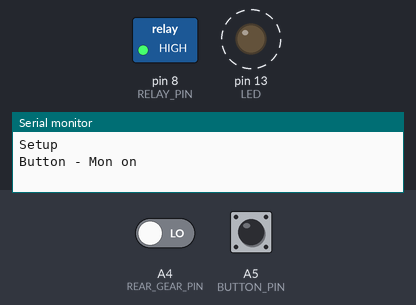
This sketch was run on a simulated Arduino Uno, built with avr-gcc and run on an emulated ATmega328P. Shown: switched loads named in the sketch (green lamp = pin HIGH), output pins drawn as LEDs (lit = HIGH), the last lines printed to the serial monitor. Dashed ring = blinking. The inputs (shaded band) are chosen by the test bench; at power-on: A5 (BUTTON_PIN) LOW, A4 (REAR_GEAR_PIN) LOW.

Above: at 1.19 s.
1.5 s: A5 (BUTTON_PIN) pulled HIGH for 0.2 s
4.5 s: A4 (REAR_GEAR_PIN) driven HIGH
At 5.11 s:
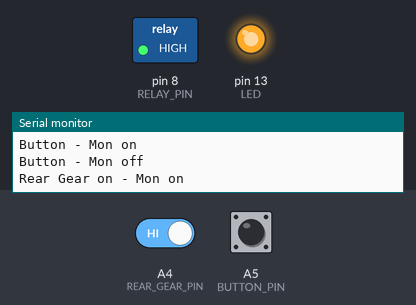
7.5 s: A5 (BUTTON_PIN) pulled HIGH for 1 s
10.5 s: A5 (BUTTON_PIN) pulled HIGH for 3.2 s
At 13.85 s:
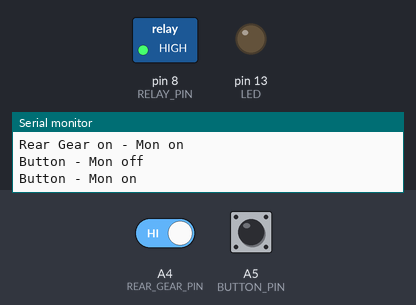
Timing chart, 0 to 19.2 s (numbered marks = the images above; inputs shaded):
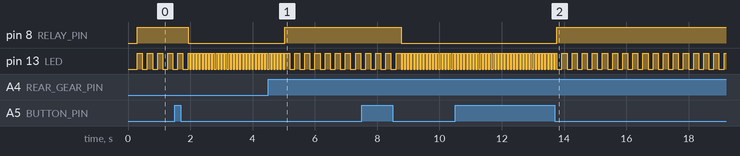

Measured:
- after the input at 1.5 s, pin 8 (RELAY_PIN): HIGH → LOW after 0.43 s
- after the input at 4.5 s, pin 8 (RELAY_PIN): LOW → HIGH after 0.53 s
- after the input at 7.5 s, pin 8 (RELAY_PIN): HIGH → LOW after 1.3 s
- after the input at 10.5 s, pin 8 (RELAY_PIN): LOW → HIGH after 3.3 s

The sketch:

rtiMonitor.ino
```cpp
#include <SoftwareSerial.h>

enum display_mode_name { RTI_RGB, RTI_PAL, RTI_NTSC, RTI_OFF };
static const byte display_modes[] = { 0x40, 0x45, 0x4C, 0x46 };
static const byte brightness_levels[] = { 0x20, 0x61, 0x62, 0x23, 0x64, 0x25, 0x26, 0x67, 0x68, 0x29, 0x2A, 0x2C, 0x6B, 0x6D, 0x6E, 0x2F };


SoftwareSerial mySerial(10, 11, true); // RX, TX

const uint8_t RELAY_PIN = 8;
const uint8_t BUTTON_PIN = A5;
const uint8_t REAR_GEAR_PIN = A4;
const uint8_t LED = 13;

void setup()
{
	pinMode(LED, OUTPUT);
	pinMode(RELAY_PIN, OUTPUT);
	digitalWrite(RELAY_PIN, LOW);

	pinMode(BUTTON_PIN, INPUT);
	pinMode(REAR_GEAR_PIN, INPUT);

	Serial.begin(115200);
	Serial.println("Setup");

	mySerial.begin(2400);
	delay(200);
}

const unsigned long send_delay = 50;

bool x = true;

bool bMonitorOn = false;

enum { IDLE = 0, PRESS, WAIT_UNPRESS };
byte ButtomMode = IDLE;
byte RearGearMode = IDLE;

const unsigned long RearGearDelay = 500;
const unsigned long ButtonPressMonitorLiftUpTimeout = 90000;
const unsigned long RearGearMonitorLiftUpTimeout = 20000;

unsigned long MonitorLiftUpMaxTime = RearGearMonitorLiftUpTimeout;

unsigned long MonitorUpTime = 0;
unsigned long RearGearOnTime = 0;

// the loop function runs over and over again until power down or reset
void loop()
{
	unsigned long Ms = millis();
	if (bMonitorOn)
	{
		if (Ms - MonitorUpTime > MonitorLiftUpMaxTime)
		{
			bMonitorOn = false;
			Serial.println("Time - Mon off");
			digitalWrite(RELAY_PIN, LOW);
		}
	}

	if(bMonitorOn)
	{
		mySerial.write(display_modes[RTI_NTSC]);
		delay(send_delay);
		mySerial.write((byte)0x40);
		delay(send_delay);
		mySerial.write((byte)0x83);
	}
	delay(send_delay);

	x = !x;
	if(x)
		digitalWrite(LED, HIGH);
	else
		digitalWrite(LED, LOW);


	bool bButton = digitalRead(BUTTON_PIN) == LOW;
	bool bRearGear = digitalRead(REAR_GEAR_PIN) == HIGH;

	switch (ButtomMode)
	{
	case IDLE:
		if (bButton)
			ButtomMode = PRESS;
		break;
	case PRESS:
		if (bButton)
		{
			ButtomMode = WAIT_UNPRESS;

			bMonitorOn = !bMonitorOn;
			if (bMonitorOn)
			{
				Serial.println("Button - Mon on");
				MonitorUpTime = Ms;
				MonitorLiftUpMaxTime = ButtonPressMonitorLiftUpTimeout;
				digitalWrite(RELAY_PIN, HIGH);
			}
			else
			{
				Serial.println("Button - Mon off");
				digitalWrite(RELAY_PIN, LOW);
			}
		}
		else
			ButtomMode = IDLE;
		break;
	case WAIT_UNPRESS:
		if (!bButton)
			ButtomMode = IDLE;
		break;
	default:
		break;
	}

	switch (RearGearMode)
	{
	case IDLE:
		if (bRearGear)
		{
			RearGearOnTime = Ms;
			RearGearMode = PRESS;
		}
		break;
	case PRESS:
		if (bRearGear)
		{
			if( Ms - RearGearOnTime > RearGearDelay ) // wait some time to prevent monitor lift up on park to drive switch
			{
				RearGearMode = WAIT_UNPRESS;

				Serial.println("Rear Gear on - Mon on");

				bMonitorOn = true;
				MonitorUpTime = Ms;
				MonitorLiftUpMaxTime = RearGearMonitorLiftUpTimeout;

				digitalWrite(RELAY_PIN, HIGH); // it disconnects rear gear input, and connects camera power permanently
			}
		}
		else
			RearGearMode = IDLE;
		break;
	case WAIT_UNPRESS:
		if( !bRearGear )
		{
			Serial.println("Rear gear off");
			RearGearMode = IDLE;
		}
		break;
	default:
		break;
	}
}
```
